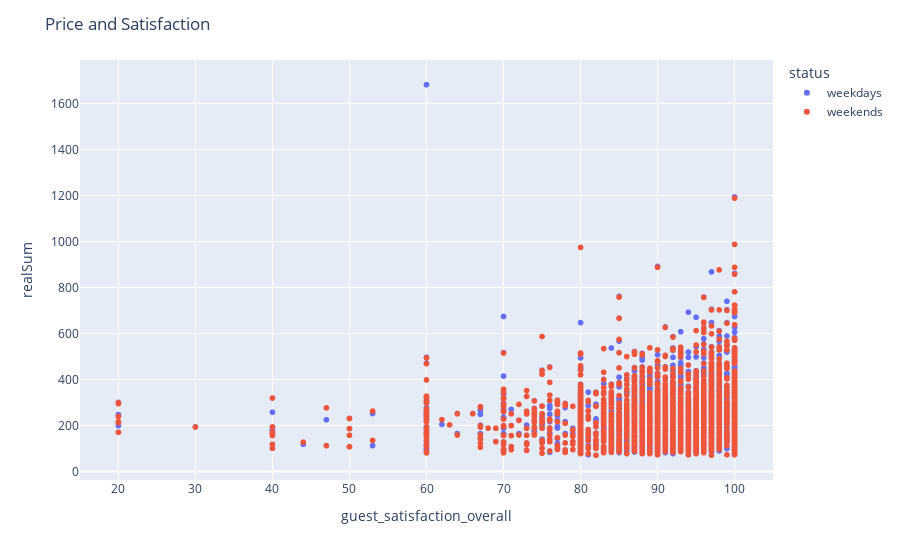

This figure's notebook cell:
### Markdown cell above
- As we can see at maps, most all of the airbnb location are close to coast/beach. It can be occured because Lisbon has many vacation destination which next to the beach. Also one of the beach in Lisbon, Praia dos Galapinhos, is often dubbed one of the best beaches in Lisbon, and even Europe, with tourists flocking to its shores
 - The vacation destination in Lisbon let alone next to the beach such as Belem Tower, Lisbon Oceanarium, and Cristo Rei Statue
 - Not all of the airbnb which next to the beach has expnsive price, it's still depend on the facility provided

### Code cell
fig = px.scatter(df, x= 'guest_satisfaction_overall', y = 'realSum', color = 'status')
fig.update_layout(title = "Price and Satisfaction")
fig.show()

### Figure 1 — Plotly figure (JSON) as saved in the notebook; plotly's stock layout.template omitted (floating-point values rounded to 4 significant figures; data arrays with more than 128 entries replaced by an {"elided": "..."} marker saying what was removed)
{"data": [{"hovertemplate": "status=weekdays<br>guest_satisfaction_overall=%{x}<br>realSum=%{y}<extra></extra>", "legendgroup": "weekdays", "marker": {"color": "#636efa", "symbol": "circle"}, "mode": "markers", "name": "weekdays", "showlegend": true, "type": "scattergl", "x": {"elided": "2857 int values"}, "xaxis": "x", "y": {"elided": "2857 float values"}, "yaxis": "y"}, {"hovertemplate": "status=weekends<br>guest_satisfaction_overall=%{x}<br>realSum=%{y}<extra></extra>", "legendgroup": "weekends", "marker": {"color": "#EF553B", "symbol": "circle"}, "mode": "markers", "name": "weekends", "showlegend": true, "type": "scattergl", "x": {"elided": "2906 int values"}, "xaxis": "x", "y": {"elided": "2906 float values"}, "yaxis": "y"}], "layout": {"legend": {"title": {"text": "status"}, "tracegroupgap": 0}, "margin": {"t": 60}, "title": {"text": "Price and Satisfaction"}, "xaxis": {"anchor": "y", "domain": [0, 1], "title": {"text": "guest_satisfaction_overall"}}, "yaxis": {"anchor": "x", "domain": [0, 1], "title": {"text": "realSum"}}}}
